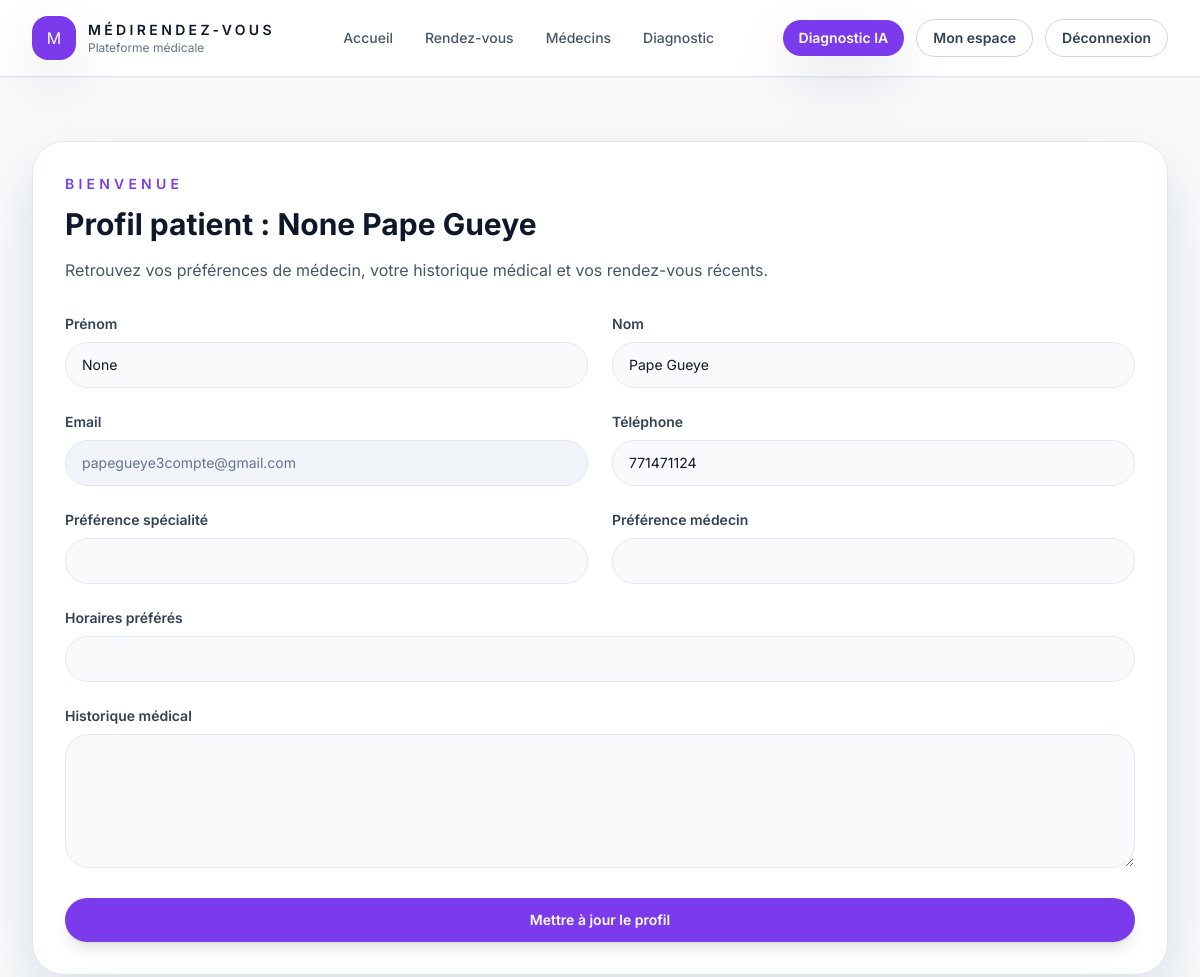
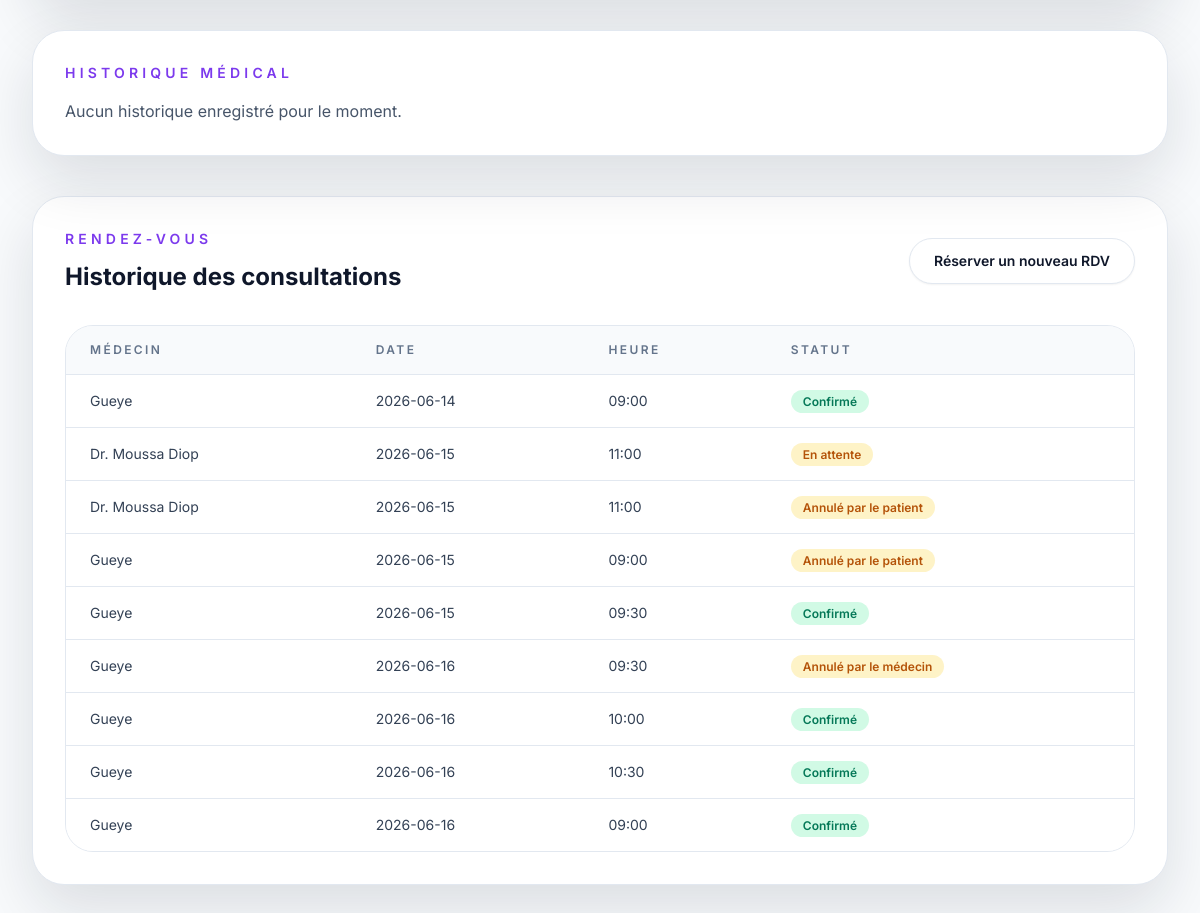
The app's page /patients/1 (signed in) with its own data (2 pictures, top to bottom).
### app/models.py (models this page shows)
class Patient(db.Model):
    __tablename__ = 'patient'
    id = db.Column(db.Integer, primary_key=True)
    user_id = db.Column(db.Integer, db.ForeignKey('user.id', name="fk_patient_user"), nullable=True)
    prenom = db.Column(db.String(80))
    nom = db.Column(db.String(100), nullable=False)
    email = db.Column(db.String(120), unique=True, nullable=False)
    telephone = db.Column(db.String(30))
    preference_specialite = db.Column(db.String(100))
    preference_medecin = db.Column(db.String(100))
    horaires_preferes = db.Column(db.String(120))
    historique_medical = db.Column(db.Text)
    rendezvous = db.relationship('RendezVous', backref='patient_rel', lazy=True)
    consultations = db.relationship('Consultation', backref='patient_rel', lazy=True)
    diagnostics = db.relationship('DiagnosticIA', backref='patient_rel', lazy=True)

class RendezVous(db.Model):
    __tablename__ = 'rendez_vous'
    id = db.Column(db.Integer, primary_key=True)
    patient_id = db.Column(db.Integer, db.ForeignKey('patient.id', name="fk_rdv_patient"), nullable=True)
    patient_nom = db.Column(db.String(100), nullable=False)
    patient_email = db.Column(db.String(120))
    medecin_id = db.Column(db.Integer, db.ForeignKey('medecin.id', name="fk_rdv_medecin"), nullable=False)
    date = db.Column(db.String(20), nullable=False)
    horaire = db.Column(db.String(50))
    statut = db.Column(db.String(30), default='En attente')
    motif = db.Column(db.String(255))
    note = db.Column(db.Text, nullable=True)
    consultation = db.relationship('Consultation', backref='rendezvous_rel', uselist=False)

class Medecin(db.Model):
    __tablename__ = 'medecin'
    id = db.Column(db.Integer, primary_key=True)
    user_id = db.Column(db.Integer, db.ForeignKey('user.id', name="fk_medecin_user"), nullable=True)
    prenom = db.Column(db.String(80))
    nom = db.Column(db.String(100), nullable=False)
    specialite = db.Column(db.String(100), nullable=False)
    specialite_id = db.Column(db.Integer, db.ForeignKey('specialite.id', name="fk_medecin_specialite"), nullable=True)
    prix = db.Column(db.String(50), nullable=False)
    email = db.Column(db.String(120))
    telephone = db.Column(db.String(30))
    numero_ordre = db.Column(db.String(80))
    experience = db.Column(db.String(80))
    disponibilites = db.relationship('Disponibilite', backref='medecin_rel', lazy=True)
    rendezvous_list = db.relationship('RendezVous', backref='medecin', lazy=True)
    consultations = db.relationship('Consultation', backref='medecin_rel', lazy=True)

### app/routes.py (the view, shortened to what this page needs)
@app.route('/patients/<int:id>', methods=['GET', 'POST'])
@login_required(role=['patient', 'admin'])
def patient_profile(id):
    patient = Patient.query.get_or_404(id)
    if current_user.role == 'patient' and (not current_user.patient or current_user.patient.id != id):
        return redirect(url_for('patient_profile', id=current_user.patient.id))
    return render_template('patient_profile.html', patient=patient)

### app/routes.py (called while the page is built)
@login_manager.user_loader
def load_user(user_id):
    return User.query.get(int(user_id))

def login_required(role=None):
    def decorator(func):
        @wraps(func)
        def wrapper(*args, **kwargs):
            if not current_user.is_authenticated:
                return redirect(url_for('login'))
            if not current_user.actif:
                logout_user()
                flash('Compte désactivé. Contactez l’administrateur.', 'danger')
                return redirect(url_for('login'))
            if role is not None:
                allowed_roles = role if isinstance(role, (list, tuple)) else [role]
                if current_user.role not in allowed_roles:
                    flash('Accès refusé.', 'danger')
                    return redirect(url_for('home'))
            return func(*args, **kwargs)
        return wrapper
    return decorator

### app/templates/patient_profile.html (shortened to what this page needs)
{% extends "base.html" %}
{% block content %}
<section class="mx-auto max-w-7xl px-4 py-16 sm:px-6 lg:px-8">
  <div class="grid gap-8 xl:grid-cols-[1.05fr_0.95fr]">
    <div class="rounded-[2rem] border border-slate-200 bg-white p-8 shadow-soft">
      <p class="text-sm font-semibold uppercase tracking-[0.3em] text-violet-600">Bienvenue</p>
      <h1 class="mt-3 text-3xl font-bold text-slate-900">Profil patient : {{ patient.prenom }} {{ patient.nom }}</h1>
      <p class="mt-4 text-slate-600">Retrouvez vos préférences de médecin, votre historique médical et vos rendez-vous récents.</p>
      <form method="POST" action="{{ url_for('patient_profile', id=patient.id) }}" class="mt-8 space-y-6">
        <div class="grid gap-6 sm:grid-cols-2">
          <div>
            <label class="mb-2 block text-sm font-semibold text-slate-700">Prénom</label>
            <input type="text" name="prenom" value="{{ patient.prenom }}" required class="w-full rounded-[1.5rem] border border-slate-200 bg-slate-50 px-4 py-3 text-sm text-slate-900 focus:border-violet-500 focus:ring-2 focus:ring-violet-100">
          </div>
          <div>
            <label class="mb-2 block text-sm font-semibold text-slate-700">Nom</label>
            <input type="text" name="nom" value="{{ patient.nom }}" required class="w-full rounded-[1.5rem] border border-slate-200 bg-slate-50 px-4 py-3 text-sm text-slate-900 focus:border-violet-500 focus:ring-2 focus:ring-violet-100">
          </div>
        </div>
        <div class="grid gap-6 sm:grid-cols-2">
          <div>
            <label class="mb-2 block text-sm font-semibold text-slate-700">Email</label>
            <input type="email" value="{{ patient.email }}" disabled class="w-full cursor-not-allowed rounded-[1.5rem] border border-slate-200 bg-slate-100 px-4 py-3 text-sm text-slate-500">
          </div>
          <div>
            <label class="mb-2 block text-sm font-semibold text-slate-700">Téléphone</label>
            <input type="text" name="telephone" value="{{ patient.telephone or '' }}" class="w-full rounded-[1.5rem] border border-slate-200 bg-slate-50 px-4 py-3 text-sm text-slate-900 focus:border-violet-500 focus:ring-2 focus:ring-violet-100">
          </div>
        </div>
        <div class="grid gap-6 sm:grid-cols-2">
          <div>
            <label class="mb-2 block text-sm font-semibold text-slate-700">Préférence spécialité</label>
            <input type="text" name="preference_specialite" value="{{ patient.preference_specialite or '' }}" class="w-full rounded-[1.5rem] border border-slate-200 bg-slate-50 px-4 py-3 text-sm text-slate-900 focus:border-violet-500 focus:ring-2 focus:ring-violet-100">
          </div>
          <div>
            <label class="mb-2 block text-sm font-semibold text-slate-700">Préférence médecin</label>
            <input type="text" name="preference_medecin" value="{{ patient.preference_medecin or '' }}" class="w-full rounded-[1.5rem] border border-slate-200 bg-slate-50 px-4 py-3 text-sm text-slate-900 focus:border-violet-500 focus:ring-2 focus:ring-violet-100">
          </div>
        </div>
        <div>
          <label class="mb-2 block text-sm font-semibold text-slate-700">Horaires préférés</label>
          <input type="text" name="horaires_preferes" value="{{ patient.horaires_preferes or '' }}" class="w-full rounded-[1.5rem] border border-slate-200 bg-slate-50 px-4 py-3 text-sm text-slate-900 focus:border-violet-500 focus:ring-2 focus:ring-violet-100">
        </div>
        <div>
          <label class="mb-2 block text-sm font-semibold text-slate-700">Historique médical</label>
          <textarea name="historique_medical" rows="5" class="w-full rounded-[1.5rem] border border-slate-200 bg-slate-50 px-4 py-4 text-sm text-slate-900 focus:border-violet-500 focus:ring-2 focus:ring-violet-100">{{ patient.historique_medical or '' }}</textarea>
        </div>
        <button type="submit" class="inline-flex w-full items-center justify-center rounded-full bg-violet-600 px-6 py-3 text-sm font-semibold text-white shadow-lg transition hover:bg-violet-700">Mettre à jour le profil</button>
      </form>
    </div>
    <div class="rounded-[2rem] border border-slate-200 bg-white p-8 shadow-soft">
      <p class="text-sm font-semibold uppercase tracking-[0.3em] text-violet-600">Historique médical</p>
      <p class="mt-4 text-slate-600">{{ patient.historique_medical or 'Aucun historique enregistré pour le moment.' }}</p>
    </div>
  </div>
  <div class="mt-10 rounded-[2rem] border border-slate-200 bg-white p-8 shadow-soft">
    <div class="flex flex-col gap-4 sm:flex-row sm:items-center sm:justify-between">
      <div>
        <p class="text-sm font-semibold uppercase tracking-[0.3em] text-violet-600">Rendez-vous</p>
        <h2 class="mt-3 text-2xl font-bold text-slate-900">Historique des consultations</h2>
      </div>
      <a href="{{ url_for('medecins') }}" class="inline-flex items-center justify-center rounded-full border border-slate-200 bg-white px-6 py-3 text-sm font-semibold text-slate-900 shadow-sm transition hover:bg-slate-100">Réserver un nouveau RDV</a>
    </div>
    {% if patient.rendezvous %}
    <div class="mt-8 overflow-hidden rounded-[1.75rem] border border-slate-200">
      <table class="min-w-full divide-y divide-slate-200">
        <thead class="bg-slate-50">
          <tr>
            <th class="px-6 py-4 text-left text-xs font-semibold uppercase tracking-[0.2em] text-slate-500">Médecin</th>
            <th class="px-6 py-4 text-left text-xs font-semibold uppercase tracking-[0.2em] text-slate-500">Date</th>
            <th class="px-6 py-4 text-left text-xs font-semibold uppercase tracking-[0.2em] text-slate-500">Heure</th>
            <th class="px-6 py-4 text-left text-xs font-semibold uppercase tracking-[0.2em] text-slate-500">Statut</th>
          </tr>
        </thead>
        <tbody class="divide-y divide-slate-200 bg-white">
          {% for rdv in patient.rendezvous %}
          <tr class="hover:bg-slate-50">
            <td class="px-6 py-4 text-sm text-slate-700">{{ rdv.medecin.nom }}</td>
            <td class="px-6 py-4 text-sm text-slate-700">{{ rdv.date }}</td>
            <td class="px-6 py-4 text-sm text-slate-700">{{ rdv.horaire }}</td>
            <td class="px-6 py-4 text-sm">
              <span class="rounded-full px-3 py-1 text-xs font-semibold {{ 'bg-emerald-100 text-emerald-700' if rdv.statut == 'Confirmé' else 'bg-amber-100 text-amber-700' }}">{{ rdv.statut }}</span>
            </td>
          </tr>
          {% endfor %}
        </tbody>
      </table>
    </div>
    {% else %}
    <div class="mt-8 rounded-[1.75rem] bg-slate-50 p-8 text-center text-slate-600">
      <p class="text-lg font-semibold">Aucun rendez-vous enregistré pour le moment.</p>
    </div>
    {% endif %}
  </div>
</section>
{% endblock %}

### records on screen
Patient: prenom "None", nom "Pape Gueye", email "papegueye3compte@gmail.com", telephone "771471124", historique_medical "Aucun historique enregistré pour le moment."
RendezVous: medecin.nom "Gueye", date "2026-06-14", horaire "09:00", statut "Confirmé"
RendezVous: medecin.nom "Dr. Moussa Diop", date "2026-06-15", horaire "11:00", statut "En attente"
RendezVous: medecin.nom "Dr. Moussa Diop", date "2026-06-15", horaire "11:00", statut "Annulé par le patient"
RendezVous: medecin.nom "Gueye", date "2026-06-15", horaire "09:00", statut "Annulé par le patient"
RendezVous: medecin.nom "Gueye", date "2026-06-15", horaire "09:30", statut "Confirmé"
RendezVous: medecin.nom "Gueye", date "2026-06-16", horaire "09:30", statut "Annulé par le médecin"
RendezVous: medecin.nom "Gueye", date "2026-06-16", horaire "10:00", statut "Confirmé"
RendezVous: medecin.nom "Gueye", date "2026-06-16", horaire "10:30", statut "Confirmé"
RendezVous: medecin.nom "Gueye", date "2026-06-16", horaire "09:00", statut "Confirmé"
